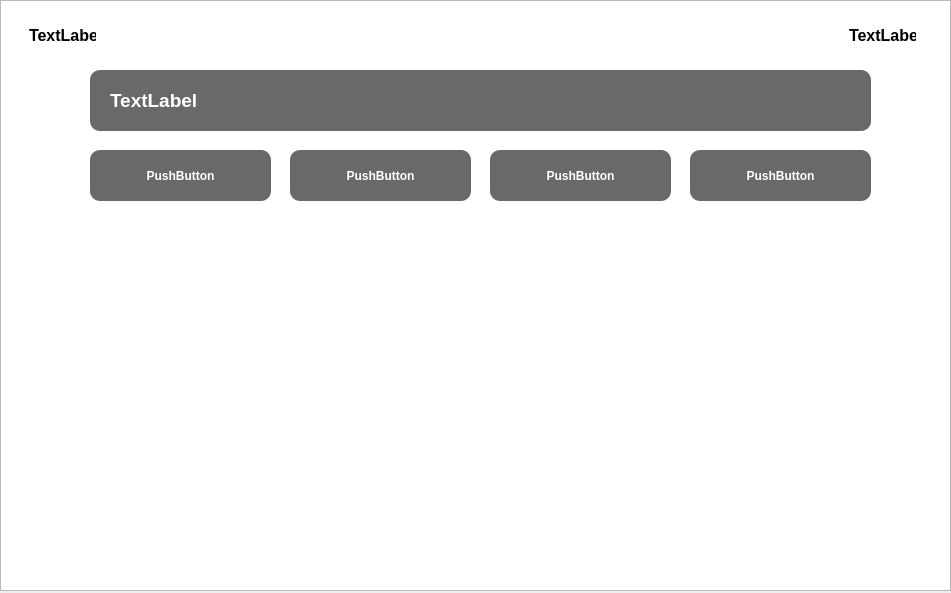
<?xml version="1.0" encoding="UTF-8"?>
<ui version="4.0">
 <class>EscenaPolitica</class>
 <widget class="QDialog" name="EscenaPolitica">
  <property name="geometry">
   <rect>
    <x>0</x>
    <y>0</y>
    <width>951</width>
    <height>593</height>
   </rect>
  </property>
  <property name="windowTitle">
   <string>Dialog</string>
  </property>
  <widget class="QPushButton" name="bnOpcionC">
   <property name="geometry">
    <rect>
     <x>490</x>
     <y>150</y>
     <width>181</width>
     <height>51</height>
    </rect>
   </property>
   <property name="styleSheet">
    <string notr="true">QPushButton{
    background-color: rgba(0, 0, 0, 150); /* fondo negro translúcido */
    color: white;                         /* texto blanco */
    font-family: &quot;Segoe UI&quot;;              /* tipo de fuente */
    font-size: 9pt;    
  font-weight: bold;                     /* tamaño de texto */
    border-radius: 10px;                  /* bordes suaves */
    padding: 8px 15px;                    /* espacio interno */
    qproperty-alignment: 'AlignCenter';   /* centra el texto */
}
</string>
   </property>
   <property name="text">
    <string>PushButton</string>
   </property>
  </widget>
  <widget class="QLabel" name="lbCantidad">
   <property name="geometry">
    <rect>
     <x>830</x>
     <y>10</y>
     <width>101</width>
     <height>51</height>
    </rect>
   </property>
   <property name="styleSheet">
    <string notr="true">QLabel {
    background-color: rgba(255, 255, 255, 180);  /* fondo blanco semi-transparente */
    color: black;                                /* texto negro */
    font-family: &quot;Segoe UI&quot;;                     /* tipo de fuente */
    font-size: 12pt;                             /* tamaño de texto */
    font-weight: bold;                           /* texto más marcado */
    border-radius: 10px;                         /* bordes redondeados */
    padding: 8px 15px;                           /* espacio interno */
    qproperty-alignment: 'AlignCenter';          /* centra el texto */
}

</string>
   </property>
   <property name="text">
    <string>TextLabel</string>
   </property>
  </widget>
  <widget class="QPushButton" name="bnOpcionA">
   <property name="geometry">
    <rect>
     <x>90</x>
     <y>150</y>
     <width>181</width>
     <height>51</height>
    </rect>
   </property>
   <property name="styleSheet">
    <string notr="true">QPushButton{
    background-color: rgba(0, 0, 0, 150); /* fondo negro translúcido */
    color: white;                         /* texto blanco */
    font-family: &quot;Segoe UI&quot;;              /* tipo de fuente */
    font-size: 9pt;     
  font-weight: bold;                    /* tamaño de texto */
    border-radius: 10px;                  /* bordes suaves */
    padding: 8px 15px;                    /* espacio interno */
    qproperty-alignment: 'AlignCenter';   /* centra el texto */
}
</string>
   </property>
   <property name="text">
    <string>PushButton</string>
   </property>
  </widget>
  <widget class="QGraphicsView" name="graphicsViewPolitica">
   <property name="geometry">
    <rect>
     <x>0</x>
     <y>0</y>
     <width>951</width>
     <height>591</height>
    </rect>
   </property>
  </widget>
  <widget class="QPushButton" name="bnOpcionD">
   <property name="geometry">
    <rect>
     <x>690</x>
     <y>150</y>
     <width>181</width>
     <height>51</height>
    </rect>
   </property>
   <property name="styleSheet">
    <string notr="true">QPushButton{
    background-color: rgba(0, 0, 0, 150); /* fondo negro translúcido */
    color: white;                         /* texto blanco */
    font-family: &quot;Segoe UI&quot;;              /* tipo de fuente */
    font-size: 9pt;      
  font-weight: bold;                   /* tamaño de texto */
    border-radius: 10px;                  /* bordes suaves */
    padding: 8px 15px;                    /* espacio interno */
    qproperty-alignment: 'AlignCenter';   /* centra el texto */
}
</string>
   </property>
   <property name="text">
    <string>PushButton</string>
   </property>
  </widget>
  <widget class="QLabel" name="lbPregunta">
   <property name="geometry">
    <rect>
     <x>90</x>
     <y>70</y>
     <width>781</width>
     <height>61</height>
    </rect>
   </property>
   <property name="styleSheet">
    <string notr="true">QLabel {
    background-color: rgba(0, 0, 0, 150); /* fondo negro translúcido */
    color: white;                         /* texto blanco */
    font-family: &quot;Segoe UI&quot;;              /* tipo de fuente */
    font-size: 14pt;                      /* tamaño de texto */
    font-weight: bold;                    /* texto más marcado */
    border-radius: 10px;                  /* bordes suaves */
    padding: 8px 15px;                    /* espacio interno */
    qproperty-alignment: 'AlignCenter';   /* centra el texto */
}
</string>
   </property>
   <property name="text">
    <string>TextLabel</string>
   </property>
  </widget>
  <widget class="QLabel" name="lbTiempo">
   <property name="geometry">
    <rect>
     <x>10</x>
     <y>10</y>
     <width>101</width>
     <height>51</height>
    </rect>
   </property>
   <property name="styleSheet">
    <string notr="true">QLabel {
    background-color: rgba(255, 255, 255, 180);  /* fondo blanco semi-transparente */
    color: black;                                /* texto negro */
    font-family: &quot;Segoe UI&quot;;                     /* tipo de fuente */
    font-size: 12pt;                             /* tamaño de texto */
    font-weight: bold;                           /* texto más marcado */
    border-radius: 10px;                         /* bordes redondeados */
    padding: 8px 15px;                           /* espacio interno */
    qproperty-alignment: 'AlignCenter';          /* centra el texto */
}

</string>
   </property>
   <property name="text">
    <string>TextLabel</string>
   </property>
  </widget>
  <widget class="QPushButton" name="bnOpcionB">
   <property name="geometry">
    <rect>
     <x>290</x>
     <y>150</y>
     <width>181</width>
     <height>51</height>
    </rect>
   </property>
   <property name="styleSheet">
    <string notr="true">QPushButton{
    background-color: rgba(0, 0, 0, 150); /* fondo negro translúcido */
    color: white;                         /* texto blanco */
    font-family: &quot;Segoe UI&quot;;              /* tipo de fuente */
    font-size: 9pt;    
  font-weight: bold;                    /* tamaño de texto */
    border-radius: 10px;                  /* bordes suaves */
    padding: 8px 15px;                    /* espacio interno */
    qproperty-alignment: 'AlignCenter';   /* centra el texto */
}
</string>
   </property>
   <property name="text">
    <string>PushButton</string>
   </property>
  </widget>
  <widget class="QLabel" name="lbVidrio3">
   <property name="geometry">
    <rect>
     <x>500</x>
     <y>280</y>
     <width>91</width>
     <height>71</height>
    </rect>
   </property>
   <property name="styleSheet">
    <string notr="true"/>
   </property>
   <property name="text">
    <string/>
   </property>
  </widget>
  <widget class="QLabel" name="lbVidrio2">
   <property name="geometry">
    <rect>
     <x>410</x>
     <y>240</y>
     <width>61</width>
     <height>41</height>
    </rect>
   </property>
   <property name="styleSheet">
    <string notr="true"/>
   </property>
   <property name="text">
    <string/>
   </property>
  </widget>
  <widget class="QLabel" name="lbVidrio1">
   <property name="geometry">
    <rect>
     <x>400</x>
     <y>140</y>
     <width>181</width>
     <height>111</height>
    </rect>
   </property>
   <property name="styleSheet">
    <string notr="true"/>
   </property>
   <property name="text">
    <string/>
   </property>
  </widget>
  <widget class="QLabel" name="lbVidrio5">
   <property name="geometry">
    <rect>
     <x>410</x>
     <y>340</y>
     <width>211</width>
     <height>91</height>
    </rect>
   </property>
   <property name="styleSheet">
    <string notr="true"/>
   </property>
   <property name="text">
    <string/>
   </property>
  </widget>
  <widget class="QLabel" name="lbVidrio4">
   <property name="geometry">
    <rect>
     <x>400</x>
     <y>270</y>
     <width>151</width>
     <height>81</height>
    </rect>
   </property>
   <property name="styleSheet">
    <string notr="true"/>
   </property>
   <property name="text">
    <string/>
   </property>
  </widget>
  <widget class="QLabel" name="sus">
   <property name="geometry">
    <rect>
     <x>380</x>
     <y>120</y>
     <width>261</width>
     <height>351</height>
    </rect>
   </property>
   <property name="styleSheet">
    <string notr="true"/>
   </property>
   <property name="text">
    <string/>
   </property>
  </widget>
  <zorder>graphicsViewPolitica</zorder>
  <zorder>lbCantidad</zorder>
  <zorder>bnOpcionA</zorder>
  <zorder>bnOpcionD</zorder>
  <zorder>lbPregunta</zorder>
  <zorder>lbTiempo</zorder>
  <zorder>lbVidrio3</zorder>
  <zorder>lbVidrio1</zorder>
  <zorder>lbVidrio2</zorder>
  <zorder>lbVidrio4</zorder>
  <zorder>lbVidrio5</zorder>
  <zorder>sus</zorder>
  <zorder>bnOpcionB</zorder>
  <zorder>bnOpcionC</zorder>
 </widget>
 <resources/>
 <connections/>
</ui>
